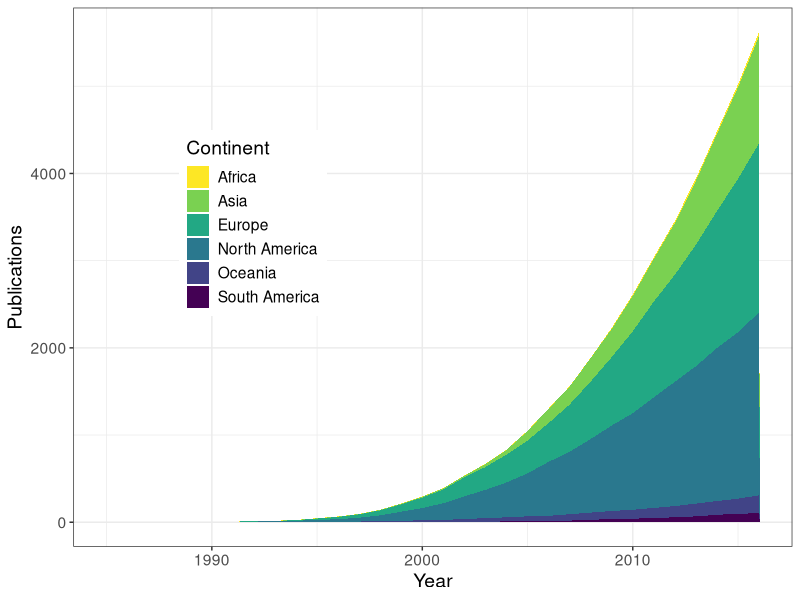
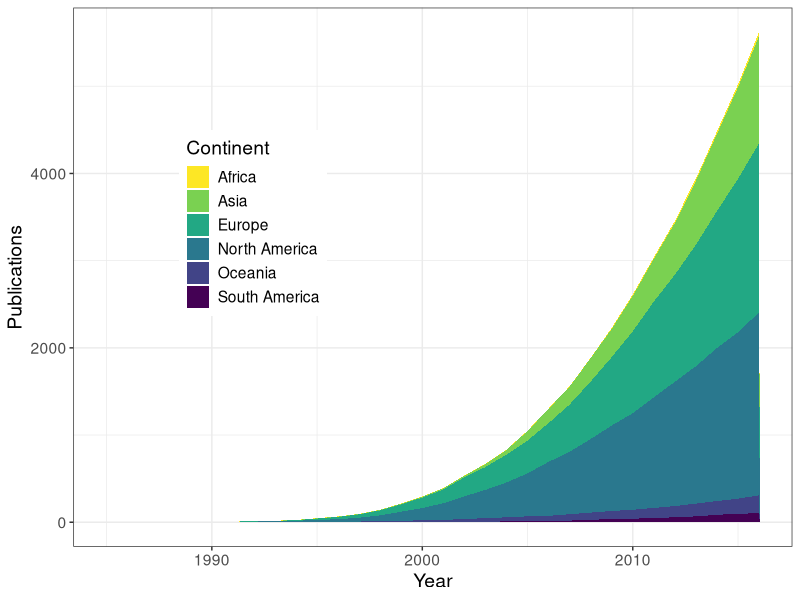

These charts were generated, in order, by the following R code:
# bbl 2021-08-24

library(readr)
library(ggplot2)
theme_set(theme_bw())
library(dplyr)
library(tidyr)

read_csv("Continent_Year_Pub_ForExcel.csv") %>% 
  pivot_longer(cols = -Continent, names_to = "Year") %>% 
  mutate(Year = as.numeric(Year),
         Continent = if_else(Continent == "No_Data", "(No data)", Continent)) %>% 
  group_by(Continent) %>% 
  mutate(Publications = cumsum(value)) ->
  x

x <- filter(x, Continent != "(No data)")

ggplot(x, aes(Year, Publications, fill = Continent, group = Continent)) + 
  geom_area() +
  theme(legend.position = c(0.25, 0.6),
        text = element_text(size = 14)) +
  scale_fill_viridis_d(direction = -1)

ggsave("dai_cumulative.pdf")
